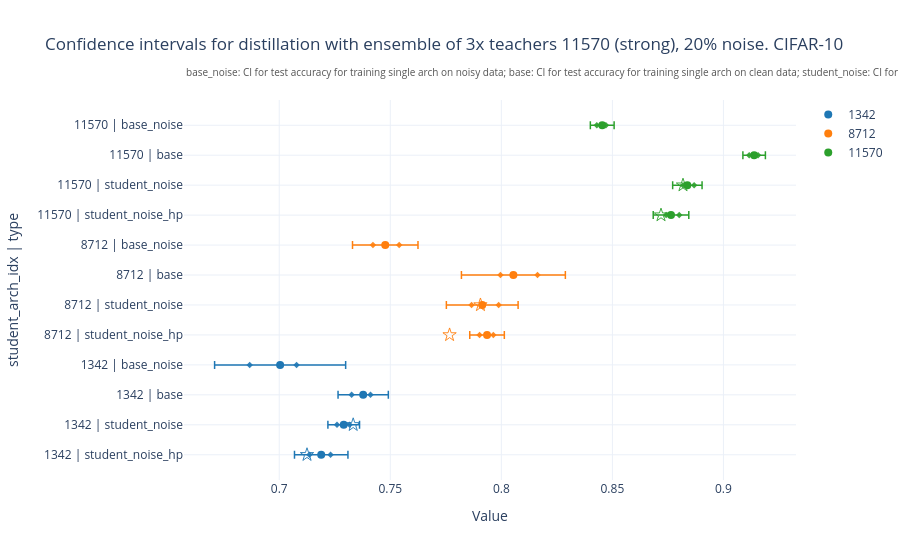

The notebook cell saved with this chart:
### Code cell
plot_ci(ci) # add vertical line for ensemble

### Figure 1 — Plotly figure (JSON) as saved in the notebook; plotly's stock layout.template omitted (floating-point values rounded to 4 significant figures)
{"data": [{"customdata": [[0.004845, 0.7069, 0.7309, 0.7136, 0.7231], [0.002868, 0.7219, 0.7362, 0.726, 0.7317], [0.004557, 0.7265, 0.7491, 0.7326, 0.7411], [0.01188, 0.6709, 0.7299, 0.6867, 0.7078]], "error_x": {"array": [0.01203, 0.007124, 0.01132, 0.0295], "arrayminus": [0.01203, 0.007124, 0.01132, 0.0295], "color": "#1f77b4", "symmetric": false, "thickness": 1.5, "type": "data", "width": 4}, "hovertemplate": "<b>%{y}</b><br>mean: %{x:.4f}<br>CI: [%{customdata[1]:.4f}, %{customdata[2]:.4f}]<br>std: %{customdata[0]:.4f}<br>min/max: [%{customdata[3]:.4f}, %{customdata[4]:.4f}]<extra></extra>", "marker": {"color": "#1f77b4", "size": 8}, "mode": "markers", "name": "1342", "showlegend": true, "type": "scatter", "x": [0.7189, 0.729, 0.7378, 0.7004], "y": ["1342 | student_noise_hp", "1342 | student_noise", "1342 | base", "1342 | base_noise"]}, {"customdata": [["student_noise_hp"], ["student_noise"], ["base"], ["base_noise"]], "hovertemplate": "<b>%{y}</b><br>min: %{x:.4f}<extra></extra>", "legendgroup": "min_1342", "marker": {"color": "#1f77b4", "opacity": 0.9, "size": 5, "symbol": "diamond"}, "mode": "markers", "name": "min", "showlegend": false, "type": "scatter", "x": [0.7136, 0.726, 0.7326, 0.6867], "y": ["1342 | student_noise_hp", "1342 | student_noise", "1342 | base", "1342 | base_noise"]}, {"customdata": [["student_noise_hp"], ["student_noise"], ["base"], ["base_noise"]], "hovertemplate": "<b>%{y}</b><br>max: %{x:.4f}<extra></extra>", "legendgroup": "max_1342", "marker": {"color": "#1f77b4", "opacity": 0.9, "size": 5, "symbol": "diamond"}, "mode": "markers", "name": "max", "showlegend": false, "type": "scatter", "x": [0.7231, 0.7317, 0.7411, 0.7078], "y": ["1342 | student_noise_hp", "1342 | student_noise", "1342 | base", "1342 | base_noise"]}, {"customdata": [["student_noise_hp"], ["student_noise"], ["base"], ["base_noise"]], "hovertemplate": "<b>%{y}</b><br>ensemble: %{x:.4f}<extra></extra>", "legendgroup": "ensemble_1342", "marker": {"color": "#1f77b4", "opacity": 0.9, "size": 10, "symbol": "star-open"}, "mode": "markers", "name": "ensemble acc", "showlegend": false, "type": "scatter", "x": [NaN, 0.7333, NaN, NaN], "y": ["1342 | student_noise_hp", "1342 | student_noise", "1342 | base", "1342 | base_noise"]}, {"customdata": [["student_noise_hp"], ["student_noise"], ["base"], ["base_noise"]], "hovertemplate": "<b>%{y}</b><br>ensemble hp: %{x:.4f}<extra></extra>", "legendgroup": "ensemble_hp_1342", "marker": {"color": "#1f77b4", "opacity": 0.9, "size": 10, "symbol": "star-open"}, "mode": "markers", "name": "ensemble hp acc", "showlegend": false, "type": "scatter", "x": [0.7125, NaN, NaN, NaN], "y": ["1342 | student_noise_hp", "1342 | student_noise", "1342 | base", "1342 | base_noise"]}, {"customdata": [[0.003134, 0.7858, 0.8014, 0.7902, 0.7964], [0.006502, 0.7752, 0.8076, 0.7866, 0.7988], [0.009419, 0.782, 0.8288, 0.7996, 0.8163], [0.005934, 0.733, 0.7625, 0.7422, 0.754]], "error_x": {"array": [0.007786, 0.01615, 0.0234, 0.01474], "arrayminus": [0.007786, 0.01615, 0.0234, 0.01474], "color": "#ff7f0e", "symmetric": false, "thickness": 1.5, "type": "data", "width": 4}, "hovertemplate": "<b>%{y}</b><br>mean: %{x:.4f}<br>CI: [%{customdata[1]:.4f}, %{customdata[2]:.4f}]<br>std: %{customdata[0]:.4f}<br>min/max: [%{customdata[3]:.4f}, %{customdata[4]:.4f}]<extra></extra>", "marker": {"color": "#ff7f0e", "size": 8}, "mode": "markers", "name": "8712", "showlegend": true, "type": "scatter", "x": [0.7936, 0.7914, 0.8054, 0.7477], "y": ["8712 | student_noise_hp", "8712 | student_noise", "8712 | base", "8712 | base_noise"]}, {"customdata": [["student_noise_hp"], ["student_noise"], ["base"], ["base_noise"]], "hovertemplate": "<b>%{y}</b><br>min: %{x:.4f}<extra></extra>", "legendgroup": "min_8712", "marker": {"color": "#ff7f0e", "opacity": 0.9, "size": 5, "symbol": "diamond"}, "mode": "markers", "name": "min", "showlegend": false, "type": "scatter", "x": [0.7902, 0.7866, 0.7996, 0.7422], "y": ["8712 | student_noise_hp", "8712 | student_noise", "8712 | base", "8712 | base_noise"]}, {"customdata": [["student_noise_hp"], ["student_noise"], ["base"], ["base_noise"]], "hovertemplate": "<b>%{y}</b><br>max: %{x:.4f}<extra></extra>", "legendgroup": "max_8712", "marker": {"color": "#ff7f0e", "opacity": 0.9, "size": 5, "symbol": "diamond"}, "mode": "markers", "name": "max", "showlegend": false, "type": "scatter", "x": [0.7964, 0.7988, 0.8163, 0.754], "y": ["8712 | student_noise_hp", "8712 | student_noise", "8712 | base", "8712 | base_noise"]}, {"customdata": [["student_noise_hp"], ["student_noise"], ["base"], ["base_noise"]], "hovertemplate": "<b>%{y}</b><br>ensemble: %{x:.4f}<extra></extra>", "legendgroup": "ensemble_8712", "marker": {"color": "#ff7f0e", "opacity": 0.9, "size": 10, "symbol": "star-open"}, "mode": "markers", "name": "ensemble acc", "showlegend": false, "type": "scatter", "x": [NaN, 0.7906, NaN, NaN], "y": ["8712 | student_noise_hp", "8712 | student_noise", "8712 | base", "8712 | base_noise"]}, {"customdata": [["student_noise_hp"], ["student_noise"], ["base"], ["base_noise"]], "hovertemplate": "<b>%{y}</b><br>ensemble hp: %{x:.4f}<extra></extra>", "legendgroup": "ensemble_hp_8712", "marker": {"color": "#ff7f0e", "opacity": 0.9, "size": 10, "symbol": "star-open"}, "mode": "markers", "name": "ensemble hp acc", "showlegend": false, "type": "scatter", "x": [0.7767, NaN, NaN, NaN], "y": ["8712 | student_noise_hp", "8712 | student_noise", "8712 | base", "8712 | base_noise"]}, {"customdata": [[0.003223, 0.8684, 0.8844, 0.8742, 0.8801], [0.002665, 0.8771, 0.8904, 0.8818, 0.8868], [0.00204, 0.9088, 0.9189, 0.9116, 0.9156], [0.002155, 0.8401, 0.8508, 0.843, 0.8471]], "error_x": {"array": [0.008007, 0.006621, 0.005069, 0.005353], "arrayminus": [0.008007, 0.006621, 0.005069, 0.005353], "color": "#2ca02c", "symmetric": false, "thickness": 1.5, "type": "data", "width": 4}, "hovertemplate": "<b>%{y}</b><br>mean: %{x:.4f}<br>CI: [%{customdata[1]:.4f}, %{customdata[2]:.4f}]<br>std: %{customdata[0]:.4f}<br>min/max: [%{customdata[3]:.4f}, %{customdata[4]:.4f}]<extra></extra>", "marker": {"color": "#2ca02c", "size": 8}, "mode": "markers", "name": "11570", "showlegend": true, "type": "scatter", "x": [0.8764, 0.8838, 0.9138, 0.8454], "y": ["11570 | student_noise_hp", "11570 | student_noise", "11570 | base", "11570 | base_noise"]}, {"customdata": [["student_noise_hp"], ["student_noise"], ["base"], ["base_noise"]], "hovertemplate": "<b>%{y}</b><br>min: %{x:.4f}<extra></extra>", "legendgroup": "min_11570", "marker": {"color": "#2ca02c", "opacity": 0.9, "size": 5, "symbol": "diamond"}, "mode": "markers", "name": "min", "showlegend": false, "type": "scatter", "x": [0.8742, 0.8818, 0.9116, 0.843], "y": ["11570 | student_noise_hp", "11570 | student_noise", "11570 | base", "11570 | base_noise"]}, {"customdata": [["student_noise_hp"], ["student_noise"], ["base"], ["base_noise"]], "hovertemplate": "<b>%{y}</b><br>max: %{x:.4f}<extra></extra>", "legendgroup": "max_11570", "marker": {"color": "#2ca02c", "opacity": 0.9, "size": 5, "symbol": "diamond"}, "mode": "markers", "name": "max", "showlegend": false, "type": "scatter", "x": [0.8801, 0.8868, 0.9156, 0.8471], "y": ["11570 | student_noise_hp", "11570 | student_noise", "11570 | base", "11570 | base_noise"]}, {"customdata": [["student_noise_hp"], ["student_noise"], ["base"], ["base_noise"]], "hovertemplate": "<b>%{y}</b><br>ensemble: %{x:.4f}<extra></extra>", "legendgroup": "ensemble_11570", "marker": {"color": "#2ca02c", "opacity": 0.9, "size": 10, "symbol": "star-open"}, "mode": "markers", "name": "ensemble acc", "showlegend": false, "type": "scatter", "x": [NaN, 0.8818, NaN, NaN], "y": ["11570 | student_noise_hp", "11570 | student_noise", "11570 | base", "11570 | base_noise"]}, {"customdata": [["student_noise_hp"], ["student_noise"], ["base"], ["base_noise"]], "hovertemplate": "<b>%{y}</b><br>ensemble hp: %{x:.4f}<extra></extra>", "legendgroup": "ensemble_hp_11570", "marker": {"color": "#2ca02c", "opacity": 0.9, "size": 10, "symbol": "star-open"}, "mode": "markers", "name": "ensemble hp acc", "showlegend": false, "type": "scatter", "x": [0.8719, NaN, NaN, NaN], "y": ["11570 | student_noise_hp", "11570 | student_noise", "11570 | base", "11570 | base_noise"]}], "layout": {"annotations": [{"font": {"color": "#555555", "size": 10}, "showarrow": false, "text": "base_noise: CI for test accuracy for training single arch on noisy data;\nbase: CI for test accuracy for training single arch on clean data;\nstudent_noise: CI for test accuracy for training student with teacher on noisy data", "x": 0, "xanchor": "left", "xref": "paper", "y": 1.05, "yanchor": "bottom", "yref": "paper"}], "title": {"text": "Confidence intervals for distillation with ensemble of 3x teachers 11570 (strong), 20% noise. CIFAR-10"}, "xaxis": {"title": {"text": "Value"}}, "yaxis": {"title": {"text": "student_arch_idx | type"}}}}
